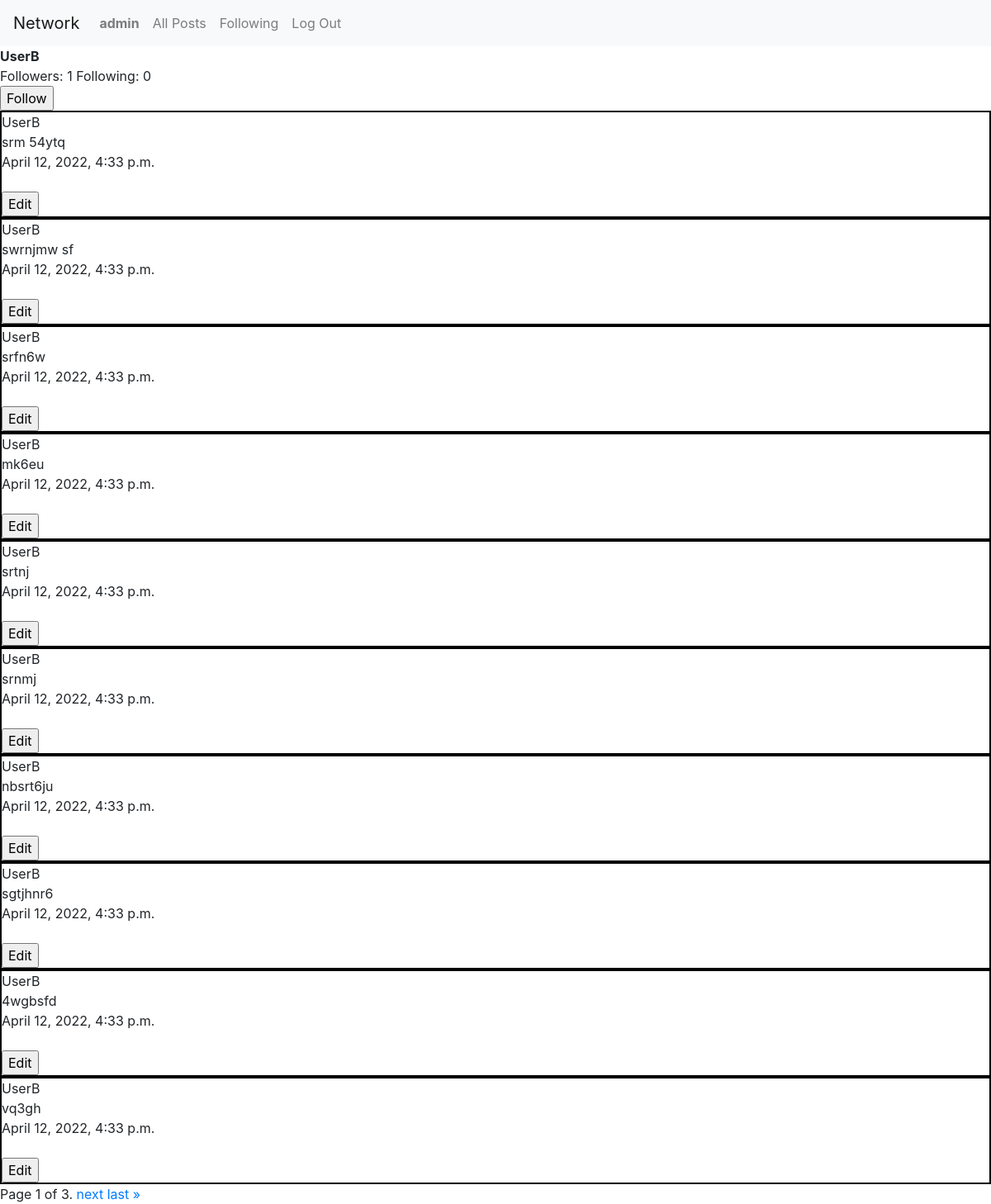
The page /user/UserB (signed in) on the database its author committed.
### network/models.py (models this page shows, shortened)
class User(AbstractUser):
    pass

class Post(models.Model):
    user = models.ForeignKey("User", on_delete=models.CASCADE)
    body = models.TextField(blank=True)
    date = models.DateTimeField(auto_now_add=True)

### network/views.py (the view)
# urls.py: path("user/<str:username>", views.profile, name="profile"),
def profile(request, username):
    viewed_user = User.objects.get(username=username)
    logged_in_user = request.user
    p = Paginator(Post.objects.filter(user=viewed_user).order_by("-date"),10)
    page = request.GET.get('page')
    posts = p.get_page(page)
    if request.method == "POST":
        if request.POST.get("submit") == "Follow":
            if viewed_user != logged_in_user:
                follower = Follower(following=logged_in_user, followed=viewed_user )
                follower.save()
            return HttpResponseRedirect(f"/user/{viewed_user}")
    following_count = Follower.objects.filter(following=viewed_user).count
    followed_count = Follower.objects.filter(followed=viewed_user).count
    return render(request,"network/profile.html", {"current_user": logged_in_user,"user": viewed_user,"posts": posts, "following_count": following_count, "followed_count":followed_count})

### network/templates/network/profile.html (shortened to what this page needs)
{% extends "network/layout.html" %}
{% block body %}
<strong>{{user}}</strong>
<br>
Followers: {{followed_count}}
Following: {{following_count}}
<form action="" method="post">
    <input type="submit" name="submit" value="Follow">
</form>
{% for post in posts%}
<div  style ="border: solid black 2px;">
<div>{{post.user}}</div>
<div>{{post.body}}</div>
<div>{{post.date}}</div><br>
<form action="{% url 'edit' post.id %}" method='POST'>
    <input type="submit" name="submit" value="Edit">
</form>
</div>
{% endfor %}
<div class="pagination">
    <span class="step-links">
        <span class="current">
            Page {{ posts.number }} of {{ posts.paginator.num_pages }}.
        </span>
        {% if posts.has_next %}
            <a href="?page={{ posts.next_page_number }}">next</a>
            <a href="?page={{ posts.paginator.num_pages }}">last &raquo;</a>
        {% endif %}
    </span>
</div>
{% endblock %}

### network/templates/network/layout.html (shortened to what this page needs)
{% load static %}
<!DOCTYPE html>
<html lang="en">
    <head>
        <link rel="stylesheet" href="https://stackpath.bootstrapcdn.com/bootstrap/4.4.1/css/bootstrap.min.css">
        <link href="{% static 'network/styles.css' %}" rel="stylesheet">
    </head>
    <body>
        <nav class="navbar navbar-expand-lg navbar-light bg-light">
            <a class="navbar-brand" href="{% url 'index' %}">Network</a>
            <div>
              <ul class="navbar-nav mr-auto">
                {% if user.is_authenticated %}
                    <li class="nav-item">
                        <a class="nav-link" href="{% url 'profile' current_user.username %}"><strong>{{ current_user.username }}</strong></a>
                    </li>
                {% endif %}
                <li class="nav-item">
                  <a class="nav-link" href="{% url 'all-posts' %}">All Posts</a>
                </li>
                {% if user.is_authenticated %}
                    <li class="nav-item">
                        <a class="nav-link" href="#">Following</a>
                    </li>
                    <li class="nav-item">
                        <a class="nav-link" href="{% url 'logout' %}">Log Out</a>
                    </li>
                {% endif %}
              </ul>
            </div>
          </nav>
        <div class="body">
            {% block body %}
            {% endblock %}
        </div>
    </body>
</html>

### rows shown on the page
User: username "admin"
User: username "UserB"
Post: user "UserB", body "srm 54ytq", date "April 12, 2022, 4:33 p.m."
Post: user "UserB", body "swrnjmw sf", date "April 12, 2022, 4:33 p.m."
Post: user "UserB", body "srfn6w", date "April 12, 2022, 4:33 p.m."
Post: user "UserB", body "mk6eu", date "April 12, 2022, 4:33 p.m."
Post: user "UserB", body "srtnj", date "April 12, 2022, 4:33 p.m."
Post: user "UserB", body "srnmj", date "April 12, 2022, 4:33 p.m."
Post: user "UserB", body "nbsrt6ju", date "April 12, 2022, 4:33 p.m."
Post: user "UserB", body "sgtjhnr6", date "April 12, 2022, 4:33 p.m."
Post: user "UserB", body "4wgbsfd", date "April 12, 2022, 4:33 p.m."
Post: user "UserB", body "vq3gh", date "April 12, 2022, 4:33 p.m."

### other values the page prints
{{ followed_count }} "1"
{{ following_count }} "0"
{{ posts.number }} "1"
{{ posts.paginator.num_pages }} "3"
